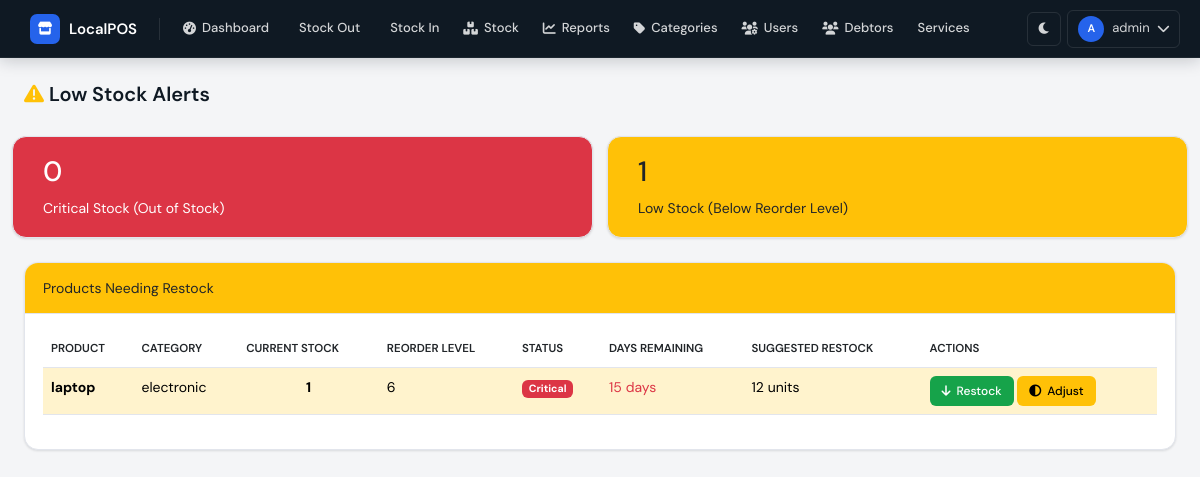
The app's page /stock/low-stock (signed in), older data.
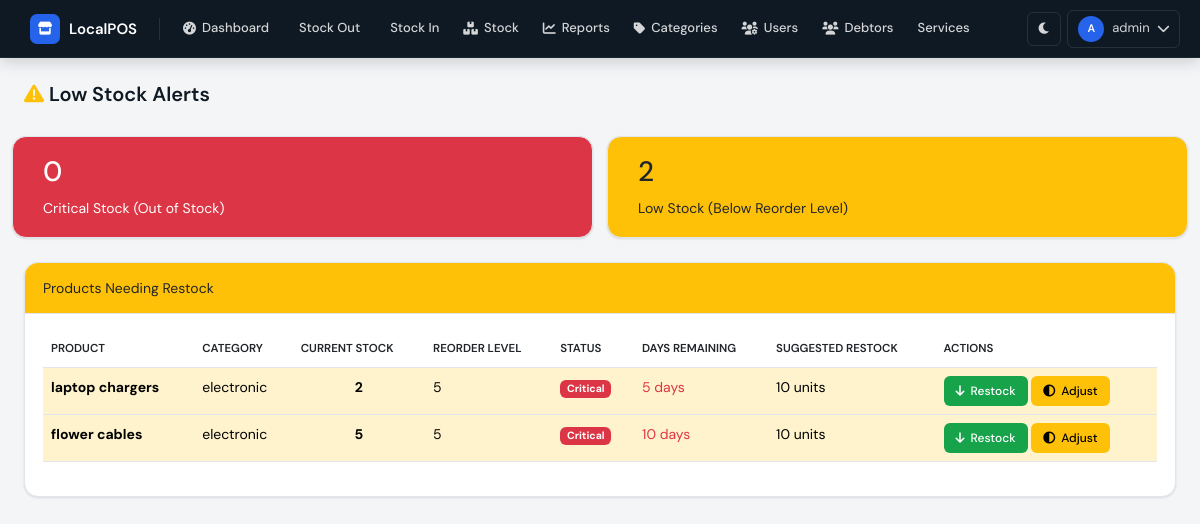
The same page, newer data.
### database/models.py (models this page shows)
class Product(db.Model):
    __tablename__ = 'products'
    id = db.Column(db.Integer, primary_key=True)
    name = db.Column(db.String(200), nullable=False)
    category_id = db.Column(db.Integer, db.ForeignKey('categories.id'), nullable=False)
    current_stock = db.Column(db.Integer, default=0)
    reorder_level = db.Column(db.Integer, default=5)
    buying_price = db.Column(db.Float, default=0.0)
    selling_price = db.Column(db.Float, default=0.0)
    unit_type = db.Column(db.String(50), default='piece')
    unit_conversion = db.Column(db.Integer, default=1)
    image_filename = db.Column(db.String(200), nullable=True)
    is_active = db.Column(db.Boolean, default=True)
    created_at = db.Column(db.DateTime, default=datetime.utcnow)
    updated_at = db.Column(db.DateTime, default=datetime.utcnow, onupdate=datetime.utcnow)
    variants = db.relationship('ProductVariant', backref='product', lazy=True)
    stock_entries = db.relationship('StockEntry', backref='product', lazy=True)
    sale_items = db.relationship('SaleItem', backref='product', lazy=True)

class Category(db.Model):
    __tablename__ = 'categories'
    id = db.Column(db.Integer, primary_key=True)
    name = db.Column(db.String(100), unique=True, nullable=False)
    description = db.Column(db.String(200))
    max_discount_percent = db.Column(db.Float, default=0.0)
    created_at = db.Column(db.DateTime, default=datetime.utcnow)
    products = db.relationship('Product', backref='category', lazy=True)

### routes/stock_management.py (the view)
@stock_bp.route('/low-stock')
@login_required
@role_required('owner', 'admin')
def low_stock():
    products = Product.query.filter(Product.current_stock <= Product.reorder_level, Product.is_active == True).order_by(Product.current_stock).all()
    categories = Category.query.all()
    for product in products:
        product.stock_status = get_stock_status(product)
        product.days_remaining = calculate_days_remaining(product)
        product.suggested_restock = product.reorder_level * 2
    critical_count = sum(1 for p in products if p.current_stock <= 0)
    low_count = len(products) - critical_count
    return render_template('low_stock.html', products=products, categories=categories, critical_count=critical_count, low_count=low_count)

### app.py (called while the page is built)
@login_manager.user_loader
def load_user(user_id):
    return User.query.get(int(user_id))

### routes/stock_management.py (called while the page is built)
def calculate_days_remaining(product):
    if product.current_stock <= 0:
        return 0
    thirty_days_ago = datetime.utcnow() - timedelta(days=30)
    avg_daily_sales = db.session.query(func.coalesce(func.sum(SaleItem.quantity) / 30.0, 0)).filter(
        SaleItem.product_id == product.id,
        SaleItem.sale.has(Sale.sale_date >= thirty_days_ago)
    ).scalar()
    if avg_daily_sales <= 0:
        return 999
    return int(product.current_stock / avg_daily_sales)

def get_stock_status(product):
    if product.current_stock <= 0:
        return {'status': 'out_of_stock', 'color': 'danger', 'text': 'Out of Stock'}
    elif product.current_stock <= product.reorder_level:
        return {'status': 'critical', 'color': 'danger', 'text': 'Critical'}
    elif product.current_stock <= product.reorder_level * 2:
        return {'status': 'low', 'color': 'warning', 'text': 'Low'}
    else:
        return {'status': 'healthy', 'color': 'success', 'text': 'Healthy'}

### templates/low_stock.html (shortened to what this page needs)
{% extends "base.html" %}
{% block content %}
<div class="page-header"><h1 class="page-title"><i class="fas fa-exclamation-triangle text-warning"></i> Low Stock Alerts</h1></div>
<div class="row mb-4" style="display: grid; grid-template-columns: 1fr 1fr; gap: 14px;">
    <div class="card bg-danger text-white"><div class="card-body"><h3>{{ critical_count }}</h3><p class="mb-0">Critical Stock (Out of Stock)</p></div></div>
    <div class="card bg-warning text-dark"><div class="card-body"><h3>{{ low_count }}</h3><p class="mb-0">Low Stock (Below Reorder Level)</p></div></div>
</div>
<div class="card"><div class="card-header bg-warning">Products Needing Restock</div><div class="card-body">{% if products %}<div class="table-wrapper"><table class="table"><thead><tr><th>Product</th><th>Category</th><th>Current Stock</th><th>Reorder Level</th><th>Status</th><th>Days Remaining</th><th>Suggested Restock</th><th>Actions</th></tr></thead><tbody>{% for p in products %}<tr class="{% if p.current_stock == 0 %}table-danger{% else %}table-warning{% endif %}"><td><strong>{{ p.name }}</strong></td><td>{{ p.category.name }}</td><td class="text-center"><strong>{{ p.current_stock }}</strong></td><td>{{ p.reorder_level }}</td><td><span class="badge bg-{{ p.stock_status.color }}">{{ p.stock_status.text }}</span></td><td>{% if p.days_remaining == 999 %}No sales data{% else %}<span class="text-danger">{{ p.days_remaining }} days</span>{% endif %}</td><td>{{ p.suggested_restock }} units</td><td><a href="{{ url_for('stock_in.stock_in_page') }}" class="btn btn-sm btn-success"><i class="fas fa-arrow-down"></i> Restock</a> <a href="{{ url_for('stock_management.adjust_stock', product_id=p.id) }}" class="btn btn-sm btn-warning"><i class="fas fa-adjust"></i> Adjust</a></td></tr>{% endfor %}</tbody></table></div>{% else %}<div class="alert alert-success">No low stock items! All stock levels are healthy.</div>{% endif %}</div></div>
{% endblock %}

Row changes from the older to the newer data that the page shows:
no longer on this page (row edited): Product: name "laptop", category.name "electronic", current_stock "1", reorder_level "6", stock_status.text "Critical", days_remaining "15", suggested_restock "12"
now on this page (row edited): Product: name "laptop chargers", category.name "electronic", current_stock "2", reorder_level "5", stock_status.text "Critical", days_remaining "5", suggested_restock "10"
now on this page (row edited): Product: name "flower cables", category.name "electronic", current_stock "5", reorder_level "5", stock_status.text "Critical", days_remaining "10", suggested_restock "10"
Text that changed along with them:
{{ low_count }}: "1" → "2"
